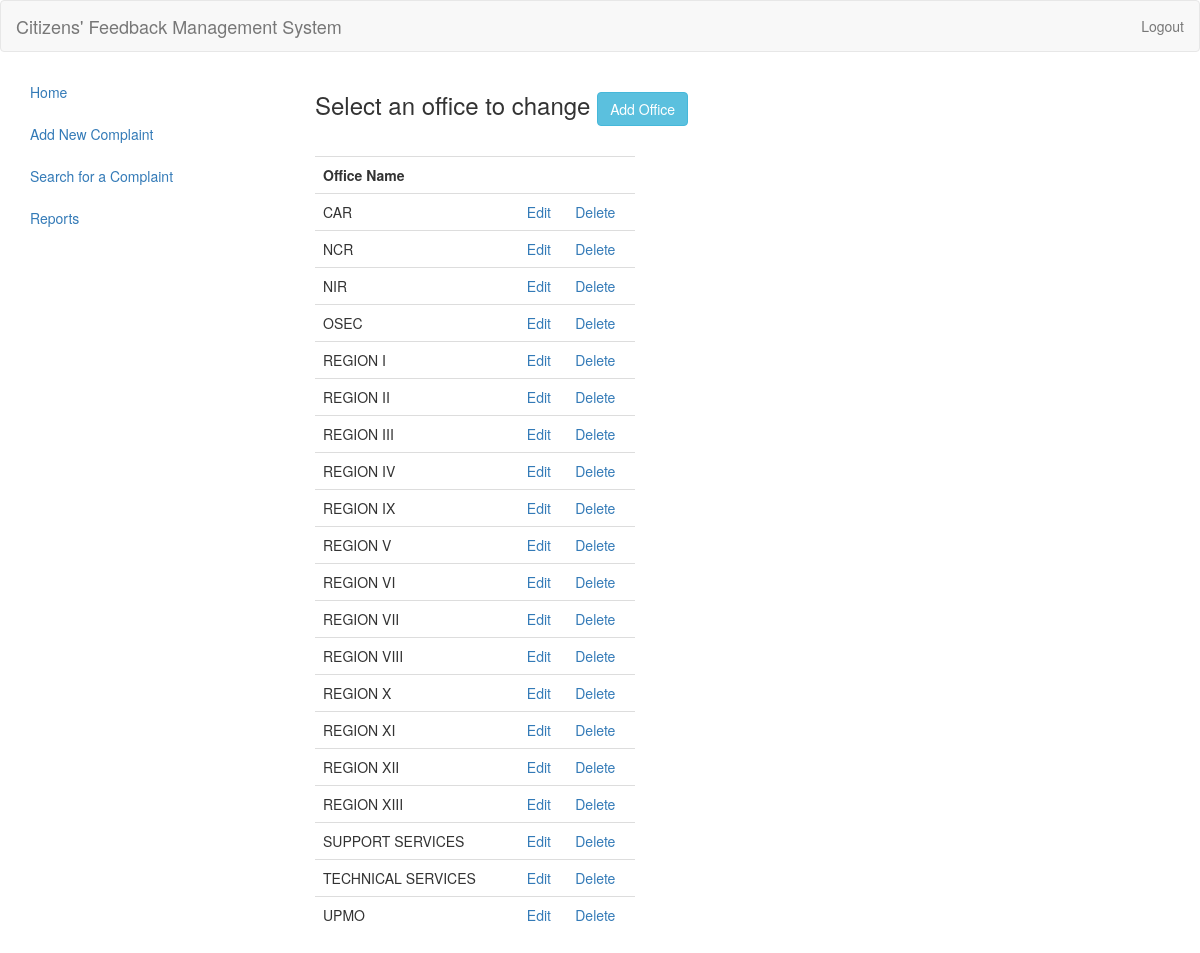
The app's page /cfms/offices/ with its own data.
### complaints/models.py (models this page shows, shortened)
class Office(models.Model):
	name = models.CharField(max_length=100)
	archived = models.BooleanField(default=False)

### complaints/views.py (the view)
# urls.py: url(r'^offices/update/(?P<office_id>[\w\-0-9]+)/$', views.update_office, name='update_office'),
def offices(request):
	offices = Office.objects.filter(archived=False).order_by('name')
	form = OfficeForm()
	return render(request, 'complaints/offices.html', {'offices': offices, 'form': form})

### global/templates/complaints/offices.html (shortened to what this page needs)
{% extends "complaints/base.html" %}
{% load staticfiles %}
{% block content %}
	<div class="col-md-7">
		<h3>
			Select an office to change
			<button type="button" class="btn btn-info" data-toggle="modal" data-target="#add-office-modal" id="modalActionButton">Add Office</button>
		</h3>
		<br>
		<div class="row">
			<div class="col-md-6">
				<table class="table">
					<tbody>
						<tr>
							<th>Office Name</th>
							<th></th>
							<th></th>
						</tr>
						{% for office in offices %}
							<tr>
								<td>{{ office.name }}</td>
								<td><a href="{% url 'update_office' office.id %}">Edit</a></td>
								<td><a href="{% url 'delete_office' office.id %}">Delete</a></td>
							</tr>
						{% endfor %}
					</tbody>
				</table>
			</div>
		</div>
	</div>
{% endblock %}

### records on screen
Office: name "CAR"
Office: name "NCR"
Office: name "NIR"
Office: name "OSEC"
Office: name "REGION I"
Office: name "REGION II"
Office: name "REGION III"
Office: name "REGION IV"
Office: name "REGION IX"
Office: name "REGION V"
Office: name "REGION VI"
Office: name "REGION VII"
Office: name "REGION VIII"
Office: name "REGION X"
Office: name "REGION XI"
Office: name "REGION XII"
Office: name "REGION XIII"
Office: name "SUPPORT SERVICES"
Office: name "TECHNICAL SERVICES"
Office: name "UPMO"
